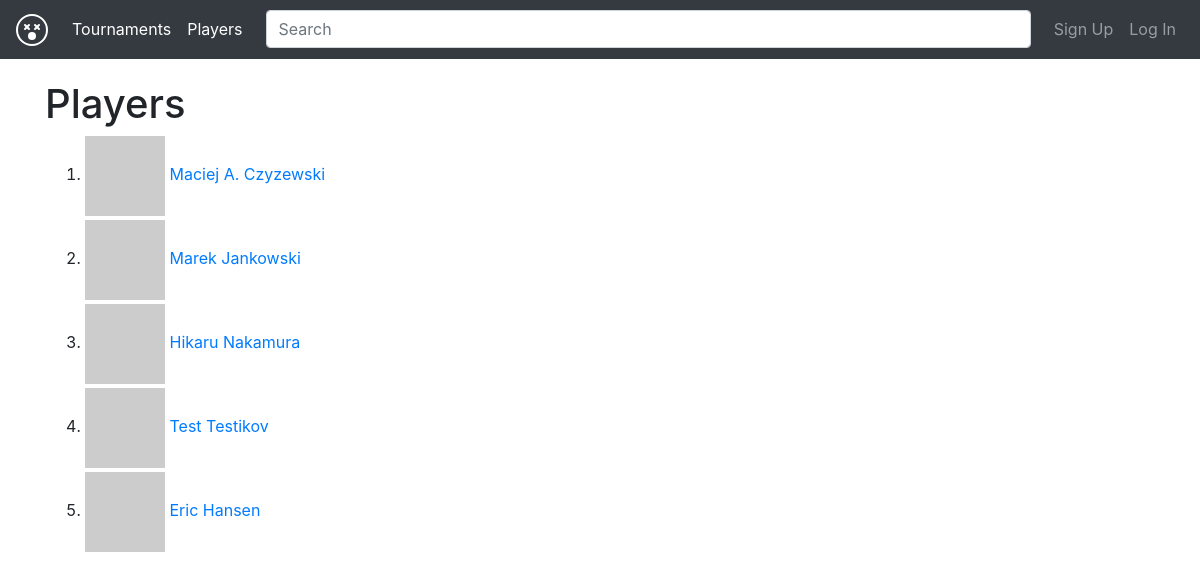
The page /players on the database its author committed.
### app/models.py (models this page shows, shortened)
class User(db.Model):
    __tablename__ = "user"
    id = db.Column(db.Integer, primary_key=True)
    email = db.Column(db.String(120), unique=True, nullable=False)
    password_hash = db.Column(db.String(128), nullable=False)
    name = db.Column(db.String(120), nullable=False)
    verified = db.Column(db.Boolean, default=False)
    recovery = db.Column(db.String(120))
    date_created = db.Column(db.DateTime, default=datetime.datetime.utcnow)
    tiers = db.relationship('Tier', backref=db.backref('user', lazy=True))
    matches = db.relationship("Match",
                              secondary=association_table,
                              backref="users")
    tournaments = db.relationship('Tournament',
                            backref=db.backref('owner', lazy=True))
    def get_avatar(self, size=40):
        gravatar_url = "https://www.gravatar.com/avatar/" + hashlib.md5(
            self.email.lower().encode('utf-8')).hexdigest() + "?"
        gravatar_url += urllib.parse.urlencode({'s': str(size)})
        return gravatar_url
    @staticmethod
    def verify_auth_token(token):
        s = Serializer(SECRET_KEY)
        try:
            data = s.loads(token)
        except SignatureExpired:
            return None  # valid token, but expired
        except BadSignature:
            return None  # invalid token
        user = (User.query.filter(User.id == data["user_id"]).first())
        return user

### app/routes_user.py (the view)
@bp.route('/players')
def players():
    from app.models import User
    users = (User.query.filter(User.verified == True).all())
    return render_template('players.html', users=users)

### app/action/user.py (called while the page is built)
def user_instance_from_token(s, auth_token):
    user = User.verify_auth_token(auth_token)
    if user is None:
        raise ErrAuthNotExists()
    if user.verified is False:
        raise ErrNotVerified()
    return user

### app/log.py (called while the page is built)
def xprint(*args, **kwargs):
    _print("\033[94m" + " ".join(map(str, args)) + "\033[0m", **kwargs)

### app/routes_user.py (called while the page is built)
@bp.context_processor
def utility_processor():
    def current_user():
        try:
            print("[AUTH]")
            auth_token = request.cookies.get('auth_token')
            return app.action.user.user_instance_from_token(app_cls, auth_token)
        except:
            return None
    return dict(current_user=current_user)

### app/templates/players.html
{% extends "layout.html" %}
{% block content %}
<h1>Players</h1>
<ol>
{% for user in users %}
<li>
    <div class="mb-1">
        <img src="{{ user.get_avatar() }}" />
        <a href="/profile/{{ user.id }}">{{ user.name }}</a>
    </div>
</li>
{% else %}
<div class="text-center">
    <img src="/pics/undraw_empty_xct9.svg" width="40%" />
    <h2>...empty!</h2>
</div>
{% endfor %}
</ol>
{% endblock %}

### app/templates/layout.html (style rules this page uses)
body { padding-top: 5rem; }

### rows shown on the page
User: name "Maciej A. Czyzewski"
User: name "Marek Jankowski"
User: name "Hikaru Nakamura"
User: name "Test Testikov"
User: name "Eric Hansen"
